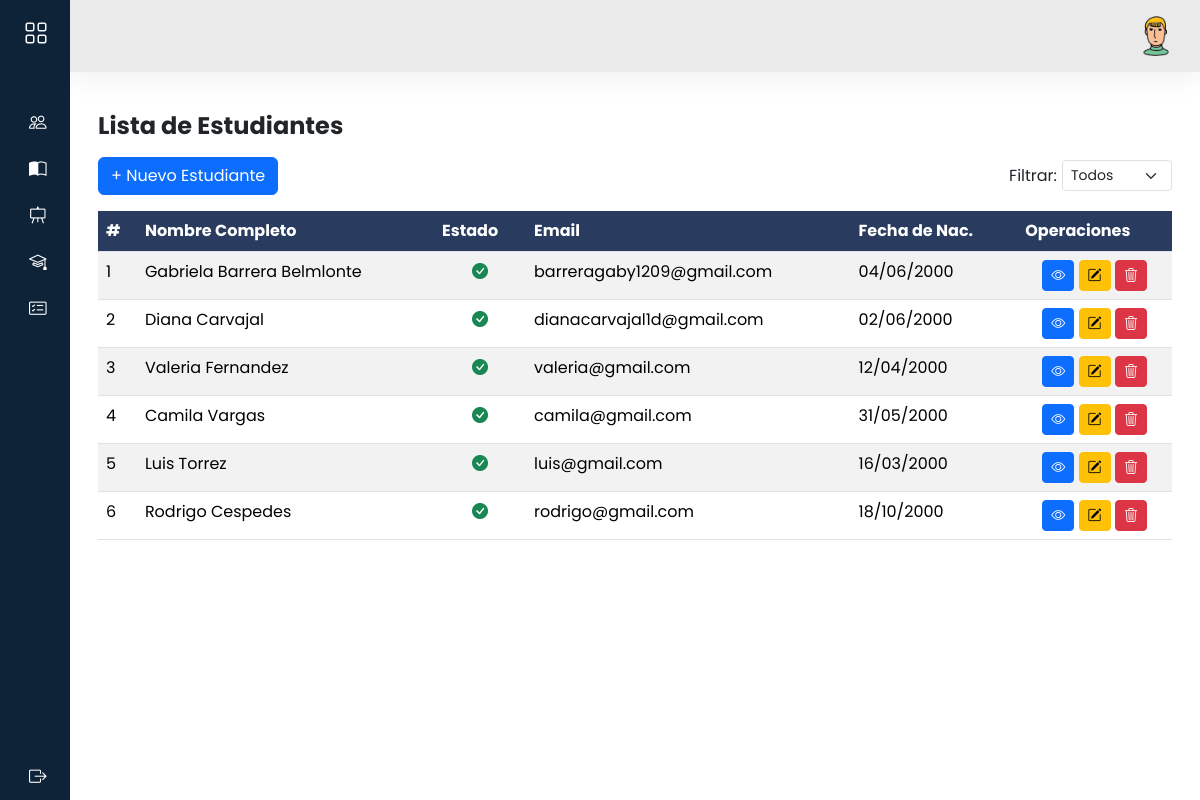
The page /admi/estudiantes/ on the database its author committed.
### models/estudiante_model.py (models this page shows, shortened)
class Estudiante(db.Model):
    __tablename__ = 'estudiantes'
    id = db.Column(db.Integer, primary_key=True)
    matricula = db.Column(db.String(20), unique=True)
    fecha_nac = db.Column(db.DateTime,nullable=False)
    genero = db.Column(db.String(10),nullable=False)
    telefono = db.Column(db.String(20),nullable=False)
    ci = db.Column(db.String(20),nullable=False)
    usuario_id = db.Column(db.Integer, db.ForeignKey('usuarios.id'),nullable=False)
    usuario = db.relationship('Usuario', back_populates='estudiantes')
    inscripciones = db.relationship('Inscripcion',back_populates='estudiante')
    @staticmethod
    def get_all():
        return Estudiante.query.all()

### models/usuario_model.py (models this page shows, shortened)
class Usuario(db.Model, UserMixin):
    __tablename__='usuarios'
    id = db.Column(db.Integer,primary_key=True)
    nombre = db.Column(db.String(80),nullable=False)
    apellido = db.Column(db.String(100))
    email = db.Column(db.String(120), unique=True)
    username = db.Column(db.String(20),nullable=False)
    password = db.Column(db.String,nullable=False)
    activo = db.Column(db.Boolean, default=True,nullable=False)
    rol_id = db.Column(db.Integer, db.ForeignKey('rol.id'), nullable=False)
    rol = db.relationship('Rol', back_populates='usuarios')
    docentes = db.relationship('Docente', backref='usuario_rel', lazy=True, cascade='all, delete-orphan')
    estudiantes = db.relationship('Estudiante', backref='usuario_rel', lazy=True, cascade='all, delete-orphan')
    def delete(self):
        db.session.delete(self)
        db.session.commit()

### controllers/admi/estudiante_controller.py (the view)
@estudiante_bp.route("/")
def index():
    estudiantes = Estudiante.get_all()
    rol_estudiante = Rol.query.filter_by(nombre='Estudiante').first()
    usuarios = Usuario.query.filter_by(rol_id=rol_estudiante.id).all() if rol_estudiante else []
    return estudiante_view.list(estudiantes, usuarios)

### views/admi/estudiante_view.py (called while the page is built)
def list(estudiantes,usuarios):
    return render_template('admi/estudiantes/index.html',estudiantes=estudiantes,usuarios=usuarios)

### templates/admi/estudiantes/index.html (shortened to what this page needs)
{% extends 'admi/baseAdmi.html' %}
{% block content %}
<h3 class="fw-bold fs-4 my-3">Lista de Estudiantes
</h3>
<div class="d-flex justify-content-between align-items-center mb-3" style="gap: 10px;">
    <a data-bs-toggle="modal" data-bs-target="#modalNuevoEstudiante" class="btn btn-primary">
        + Nuevo Estudiante
    </a>
    <div class="d-flex align-items-center" style="gap: 5px;">
        <label for="filtroEstado" class="form-label mb-0">Filtrar:</label>
        <select id="filtroEstado" class="form-select form-select-sm" style="max-width: 150px;">
            <option value="">Todos</option>
        </select>
    </div>
</div>
<div class="row">
    <div class="col-12">
        <div class="table-responsive data-table">
            <table id="mi-tabla" class="table table-striped  display nowrap" style="width:100%">
                <thead>
                    <tr class="highlight">
                        <th>#</th>
                        <th>Nombre Completo</th>
                        <th>Estado</th>
                        <th>Email</th>
                        <th>Fecha de Nac. </th>
                        <th>Operaciones</th>
                    </tr>
                </thead>
                <tbody>
                    {%for item in estudiantes%}
                    <tr>
                        <td>{{item.id}}</td>
                        <td>{{item.usuario.nombre}} {{ item.usuario.apellido }}</td>
                        <td class="text-center" data-search="{{ 'activo' if item.activo else 'inactivo' }}">
                            {% if item.usuario.activo %}
                            <i class="bi bi-check-circle-fill text-success"></i>
                            {% else %}
                            <i class="bi bi-x-circle-fill text-danger"></i>
                            {% endif %}
                        </td>
                        <td>{{item.usuario.email}}</td>
                        <td>{{item.fecha_nac.strftime('%d/%m/%Y')}}</td>
                        <td class="text-center">
                            <a data-bs-toggle="modal" data-bs-target="#modalVistaEstudiante{{ item.id }}"
                                class="btn btn-primary btn-sm"><i class=" bi bi-eye"></i></a>
                            <a data-bs-toggle="modal" data-bs-target="#modalEditarEstudiante{{ item.id }}"
                                class="btn btn-warning btn-sm"><i class="bi bi-pencil-square"></i></a>
                            <a class="btn btn-danger btn-sm" data-bs-toggle="modal"
                                data-bs-target="#modalConfirmarEliminar"
                                data-url="{{ url_for('estudiante.delete', id=item.id) }}">
                                <i class="bi bi-trash3"></i>
                            </a>
                        </td>
                    </tr>
                    {%endfor%}
                </tbody>
            </table>
        </div>
    </div>
</div>
{% endblock %}

### static/css/estilos.css (style rules this page uses)
body { font-family: 'Poppins', sans-serif; background: #ececec; }
::placeholder { font-size: 16px; }
a { text-decoration: none; }
.table>thead tr { color: #FFF; text-align: left; }
tr.highlight th { background-color: #293b5f !important; color: #FFF; }

### rows shown on the page
Estudiante: id "1", usuario.nombre "Gabriela", usuario.apellido "Barrera Belmlonte", usuario.email "barreragaby1209@gmail.com", fecha_nac "04/06/2000"
Estudiante: id "2", usuario.nombre "Diana", usuario.apellido "Carvajal", usuario.email "dianacarvajal1d@gmail.com", fecha_nac "02/06/2000"
Estudiante: id "3", usuario.nombre "Valeria", usuario.apellido "Fernandez", usuario.email "valeria@gmail.com", fecha_nac "12/04/2000"
Estudiante: id "4", usuario.nombre "Camila", usuario.apellido "Vargas", usuario.email "camila@gmail.com", fecha_nac "31/05/2000"
Estudiante: id "5", usuario.nombre "Luis", usuario.apellido "Torrez", usuario.email "luis@gmail.com", fecha_nac "16/03/2000"
Estudiante: id "6", usuario.nombre "Rodrigo", usuario.apellido "Cespedes", usuario.email "rodrigo@gmail.com", fecha_nac "18/10/2000"
